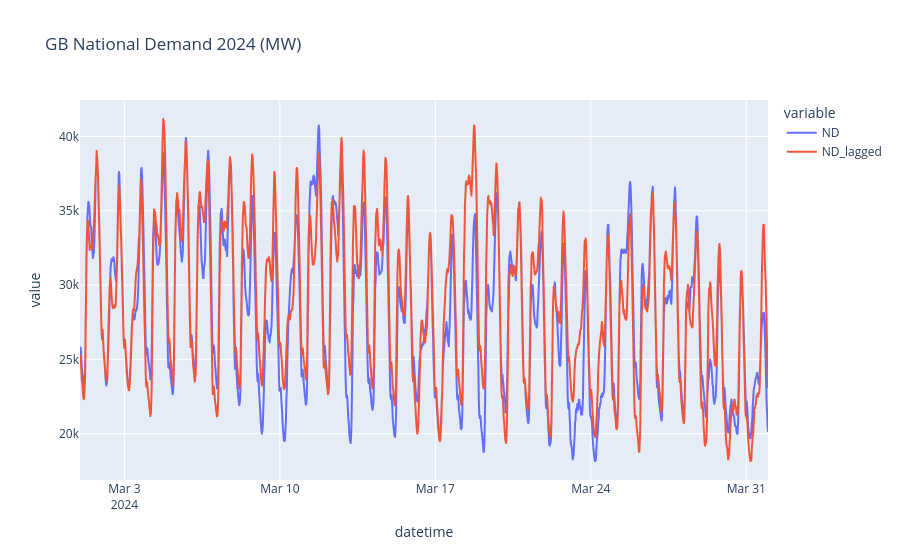

Notebook source saved alongside this figure:
### Code cell
# Calculate error metrics

df_clean = df.dropna()

# Mean Absolute Error
mae = np.mean(np.abs(df['ND'] - df['ND_lagged']))

# Root Mean Square error
RMSE = np.sqrt(np.mean((df['ND'] - df['ND_lagged'])**2))



# Plot lines
march_df = df[df['month']==3]
fig1 = px.line(march_df, y=['ND', 'ND_lagged'], title='GB National Demand 2024 (MW)')
fig1.show()

print(mae)
print(RMSE)

### Figure 1 — Plotly figure (JSON) as saved in the notebook; plotly's stock layout.template omitted (floating-point values rounded to 4 significant figures; data arrays with more than 128 entries replaced by an {"elided": "..."} marker saying what was removed)
{"data": [{"hovertemplate": "variable=ND<br>datetime=%{x}<br>value=%{y}<extra></extra>", "legendgroup": "ND", "line": {"color": "#636efa", "dash": "solid"}, "marker": {"symbol": "circle"}, "mode": "lines", "name": "ND", "showlegend": true, "type": "scattergl", "x": {"elided": "1488 str values"}, "xaxis": "x", "y": {"elided": "1488 float values"}, "yaxis": "y"}, {"hovertemplate": "variable=ND_lagged<br>datetime=%{x}<br>value=%{y}<extra></extra>", "legendgroup": "ND_lagged", "line": {"color": "#EF553B", "dash": "solid"}, "marker": {"symbol": "circle"}, "mode": "lines", "name": "ND_lagged", "showlegend": true, "type": "scattergl", "x": {"elided": "1488 str values"}, "xaxis": "x", "y": {"elided": "1488 float values"}, "yaxis": "y"}], "layout": {"legend": {"title": {"text": "variable"}, "tracegroupgap": 0}, "title": {"text": "GB National Demand 2024 (MW)"}, "xaxis": {"anchor": "y", "domain": [0.0, 1.0], "title": {"text": "datetime"}}, "yaxis": {"anchor": "x", "domain": [0.0, 1.0], "title": {"text": "value"}}}}
